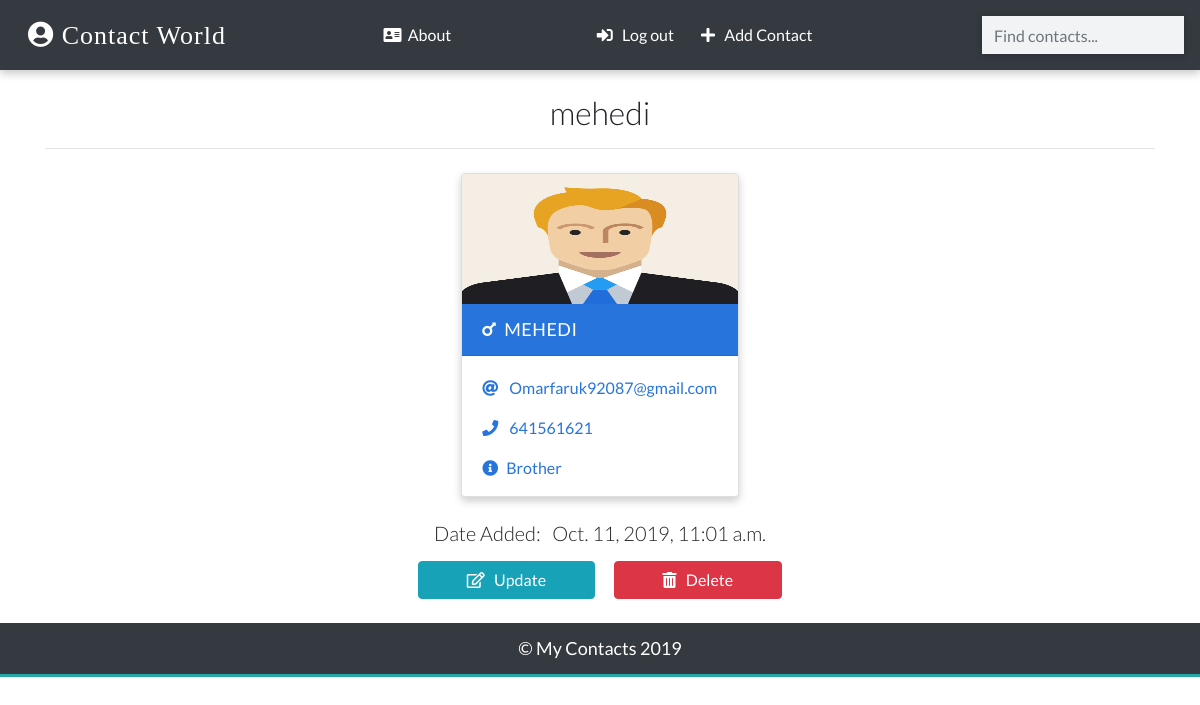
/detail/4/ (signed in), run on the app's committed database.
### app/models.py (models this page shows, shortened)
class Contact(models.Model):
    manager = models.ForeignKey(User, on_delete=models.CASCADE, default=None) # When the user is deleted it will clear the contact
    name = models.CharField(max_length=20)
    email = models.EmailField(max_length=100)
    phone = models.IntegerField()
    info = models.CharField(max_length=30)
    gender = models.CharField(max_length=50, choices=(
    ('male','Male'),
    ('female','Female')
    ))
    image = models.ImageField(upload_to='images/', blank=True)
    date_added = models.DateTimeField(default=datetime.now)
    class Meta:
        ordering = ['-id']    ## Ordering the display items by id

### app/views.py (the view)
# urls.py: path('detail/<int:pk>/', views.ContactDetailView.as_view(), name="detail"),
class ContactDetailView(LoginRequiredMixin, DetailView):
    template_name = 'detail.html'
    model = Contact
    context_object_name = 'contact'

### templates/detail.html (shortened to what this page needs)
{% extends 'base.html' %}
{% load static %}
{% block content %}
{% if contact.manager == request.user %}
<div class="container">
  <h2 class="heading font-weight-light text-center">{{ contact.name }}</h2>
  <hr />
</div>
<div class="container main-part">
  {% include 'partials/_card.html' %}
</div>
<div class="container mt-3">
  <h5 class="text-center my-3 font-weight-light">Date Added: &nbsp; {{ contact.date_added }}</h5>
  <p class="text-center text-light">
    <a class="btn btn-info px-5" href="{% url 'update' contact.id %}">
      <i class="far fa-edit"></i> &nbsp; Update
    </a>
    <a class="btn btn-danger px-5" href="{% url 'delete' contact.id %}">
      <i class="fas fa-trash-alt"></i> &nbsp; Delete
    </a>
  </p>
</div>
{% else %}
<div class="container">
  <h2 class="heading font-weight-light text-center">You don't have access to this page!</h2>
</div>
{% endif %}
{% endblock content %}

### templates/base.html (shortened to what this page needs)
{% load static %}
<!DOCTYPE html>
<html lang="en">
  <head>
    <link
      rel="stylesheet"
      href="https://stackpath.bootstrapcdn.com/bootstrap/4.2.1/css/bootstrap.min.css"
    />
    <link rel="stylesheet" href="{% static '/css/main.css' %}" />
    <link
      rel="stylesheet"
      href="https://use.fontawesome.com/releases/v5.6.3/css/all.css"
    />
  </head>
  <body>
    <nav  class="navbar bg-dark">
      <a class="logo" href="{% url 'home' %}">
        <i class="fas fa-user-circle"></i>&nbsp;Contact World
      </a>
      <a class="text-white" href="{% url 'about' %}">
        <i class="fas fa-address-card"></i>&nbsp;&nbsp;About
      </a>
      <p class="feature-link m-0 p-0">
      {% if request.user.is_authenticated%}
      <a href="{% url 'logout' %}" class="mr-4 text-white">
        <i class="fas fa-sign-in-alt"></i> &nbsp; Log out
      </a>
      <a href="{% url 'create' %}" class="mr-4 text-white">
        <i class="fas fa-plus"></i> &nbsp; Add Contact
      </a>
      {% endif %}
      </p>
      <form class="form-inline my-2" action="{% url 'search' %}" method="GET">
        <input
          class="form-control search-box"
          type="search"
          placeholder="Find contacts..."
          name="search_term"
          value = "{{ search_term }}"
        />
      </form>
    </nav>
    <br />
    {% block content %}
    {% endblock content %}
    <footer class="mt-4 p-2 bg-dark">
      <p class="text-center p-1 m-0">&copy; My Contacts 2019</p>
    </footer>
  </body>
</html>

### templates/partials/_card.html (shortened to what this page needs)
{% load static %}
{% if contact.gender == 'male' %}
<div class="card my-2 mx-2 boy-card {% if 'detail' in request.path %}mx-auto w-25{% endif %}">
  <img src="{% if contact.image %}
  {{ contact.image.url }}
  {% else %}
  {% static '/images/boy.png' %}
  {% endif %}" class="img-fluid" />
  <div class="card-header">
    <a href="{% url 'detail' contact.id %}" class="text-white header-link"
      ><i class="fas fa-mars mr-2"></i>{{ contact.name }}</a
    >
  </div>
  <div class="card-body pb-0">
    <p>
      <i class="fas fa-at mr-2"></i>
      <a href="mailto:{{ contact.email }}">{{ contact.email }}</a>
    </p>
    <p>
      <i class="fas fa-phone mr-2"></i>
      <a href="tel:{{ contact.phone }}">{{ contact.phone }}</a>
    </p>
    <p><i class="fas fa-info-circle mr-2"></i>{{ contact.info }}</p>
  </div>
</div>
{% endif %}

### static/css/main.css (style rules this page uses)
:root { --back: #29a7a6; --girl: #e64298; --boy: #2874dd; }
body { font-family: Lato, sans-serif; }
nav { font-weight: light; display: flex; justify-content: space-around; background-color: var(--back); align-items: center; padding-top: 10px; padding-bottom: 10px; box-shadow: 0 4px 8px 0 rgba(0, 0, 0, 0.2); }
.logo { font-size: 26px; letter-spacing: 1px; color: white; padding: 2px 12px; border-radius: 8px; font-family: cursive; }
.search-box { border-radius: 0px !important; width: 250px; border: none !important; background-color: #f2f3f5 !important; box-shadow: 0 1px 8px 0 rgba(0, 0, 0, 0.2); }
.card { box-shadow: 0 4px 8px 0 rgba(0, 0, 0, 0.2); transition: 0.3s; min-width: 250px; box-sizing: border-box; }
img { height: 130px !important; }
.card-header { font-size: 18px; letter-spacing: 0.5px; text-transform: uppercase; }
.boy-card .card-header { background-color: var(--boy); }
.boy-card .card-body, .boy-card .card-body p a { color: var(--boy); }
.card-body p { cursor: pointer; }
.main-part { display: flex; flex-wrap: wrap; justify-content: space-evenly; }
footer { background-color: var(--back); color: white; font-size: 18px; border-bottom: 3px solid var(--back); }

### data on the page
Contact: name "mehedi", name "MEHEDI", email "Omarfaruk92087@gmail.com", phone "641561621", info "Brother", date_added "Oct. 11, 2019, 11:01 a.m."
